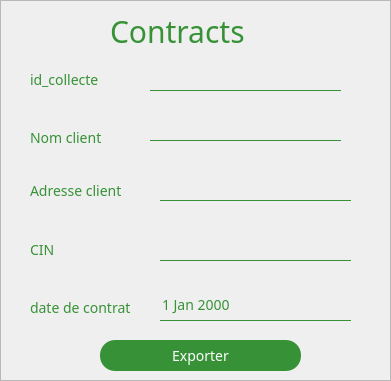
     <widget class="QFrame" name="frame_13">
      <property name="geometry">
       <rect>
        <x>940</x>
        <y>480</y>
        <width>391</width>
        <height>381</height>
       </rect>
      </property>
      <property name="styleSheet">
       <string notr="true"> *{
font-family:century gothic;
color:#379237;
border-color:#379237;
font-size:14px;}
	#frame_13{


font-family:century gothic;
    border: 1px solid #379237;
    border-radius: 30px;
border-color: #eaeaea;
    margin-top: 0.5em;
background : white;
}
QFrame[frameShape=&quot;4&quot;],
QFrame[frameShape=&quot;5&quot;]
{
   border: none;
    border-bottom: 1px solid #379237;
}
QComboButton{
font-family:century gothic;
background:transparent;
border:none;
color:#379237;
border-bottom: 1px solid #379237;}
QLabel{
background:transparent;}

QLineEdit
{
font-family:century gothic;
background:transparent;
border:none;
color:#379237;
border-bottom: 1px solid #379237;
}
QDateTimeEdit
{
font-family:century gothic;
background:transparent;
border:none;
color:#379237;
border-bottom: 1px solid #379237;
}</string>
      </property>
      <property name="frameShape">
       <enum>QFrame::StyledPanel</enum>
      </property>
      <property name="frameShadow">
       <enum>QFrame::Raised</enum>
      </property>
      <widget class="QLabel" name="emp_3">
       <property name="geometry">
        <rect>
         <x>30</x>
         <y>130</y>
         <width>131</width>
         <height>16</height>
        </rect>
       </property>
       <property name="font">
        <font>
         <family>century gothic</family>
         <pointsize>-1</pointsize>
        </font>
       </property>
       <property name="styleSheet">
        <string notr="true"/>
       </property>
       <property name="text">
        <string>Nom client</string>
       </property>
      </widget>
      <widget class="QLineEdit" name="qan_4">
       <property name="geometry">
        <rect>
         <x>160</x>
         <y>170</y>
         <width>191</width>
         <height>31</height>
        </rect>
       </property>
       <property name="styleSheet">
        <string notr="true"/>
       </property>
      </widget>
      <widget class="QLabel" name="qualite_2">
       <property name="geometry">
        <rect>
         <x>30</x>
         <y>240</y>
         <width>111</width>
         <height>20</height>
        </rect>
       </property>
       <property name="font">
        <font>
         <family>century gothic</family>
         <pointsize>-1</pointsize>
        </font>
       </property>
       <property name="styleSheet">
        <string notr="true"/>
       </property>
       <property name="text">
        <string>CIN</string>
       </property>
      </widget>
      <widget class="QLineEdit" name="emp_4">
       <property name="geometry">
        <rect>
         <x>150</x>
         <y>110</y>
         <width>191</width>
         <height>31</height>
        </rect>
       </property>
       <property name="styleSheet">
        <string notr="true"/>
       </property>
      </widget>
      <widget class="QLineEdit" name="qual_3">
       <property name="geometry">
        <rect>
         <x>160</x>
         <y>230</y>
         <width>191</width>
         <height>31</height>
        </rect>
       </property>
       <property name="styleSheet">
        <string notr="true"/>
       </property>
      </widget>
      <widget class="QPushButton" name="pushButton_statistique_2">
       <property name="geometry">
        <rect>
         <x>100</x>
         <y>340</y>
         <width>201</width>
         <height>31</height>
        </rect>
       </property>
       <property name="font">
        <font>
         <family>century gothic</family>
         <pointsize>-1</pointsize>
        </font>
       </property>
       <property name="styleSheet">
        <string notr="true">QPushButton{
background: #379237;
color: white;
border-radius:15px;}  
QPushButton:hover
{
    border: 1px solid #1990ea;
color:  #379237;
border-radius:15px;
background: white;}  </string>
       </property>
       <property name="text">
        <string>Exporter</string>
       </property>
      </widget>
      <widget class="QLineEdit" name="id_3">
       <property name="geometry">
        <rect>
         <x>150</x>
         <y>60</y>
         <width>191</width>
         <height>31</height>
        </rect>
       </property>
       <property name="styleSheet">
        <string notr="true"/>
       </property>
      </widget>
      <widget class="QLabel" name="qan_3">
       <property name="geometry">
        <rect>
         <x>30</x>
         <y>180</y>
         <width>121</width>
         <height>21</height>
        </rect>
       </property>
       <property name="font">
        <font>
         <family>century gothic</family>
         <pointsize>-1</pointsize>
        </font>
       </property>
       <property name="styleSheet">
        <string notr="true"/>
       </property>
       <property name="text">
        <string>Adresse client</string>
       </property>
      </widget>
      <widget class="QLabel" name="id_4">
       <property name="geometry">
        <rect>
         <x>30</x>
         <y>70</y>
         <width>101</width>
         <height>20</height>
        </rect>
       </property>
       <property name="font">
        <font>
         <family>century gothic</family>
         <pointsize>-1</pointsize>
        </font>
       </property>
       <property name="styleSheet">
        <string notr="true"/>
       </property>
       <property name="text">
        <string>id_collecte</string>
       </property>
      </widget>
      <widget class="QDateEdit" name="le_date_2">
       <property name="geometry">
        <rect>
         <x>160</x>
         <y>290</y>
         <width>191</width>
         <height>31</height>
        </rect>
       </property>
      </widget>
      <widget class="QLabel" name="date_c1_2">
       <property name="geometry">
        <rect>
         <x>30</x>
         <y>300</y>
         <width>131</width>
         <height>16</height>
        </rect>
       </property>
       <property name="font">
        <font>
         <family>century gothic</family>
         <pointsize>-1</pointsize>
        </font>
       </property>
       <property name="styleSheet">
        <string notr="true"/>
       </property>
       <property name="text">
        <string>date de contrat</string>
       </property>
      </widget>
      <widget class="QLabel" name="label_42">
       <property name="geometry">
        <rect>
         <x>110</x>
         <y>-10</y>
         <width>151</width>
         <height>81</height>
        </rect>
       </property>
       <property name="styleSheet">
        <string notr="true">*{
font: 40pt  'Oswald';font-size:30px;
color: #379237;
}</string>
       </property>
       <property name="text">
        <string>Contracts</string>
       </property>
      </widget>
     </widget>
